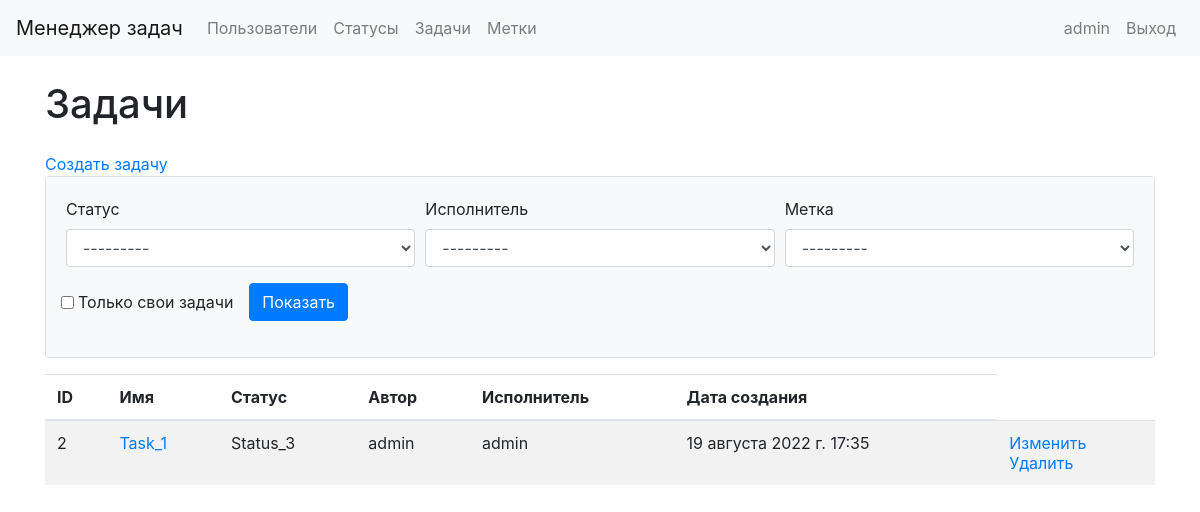
/tasks/ (signed in), run on an earlier commit of the app's database.
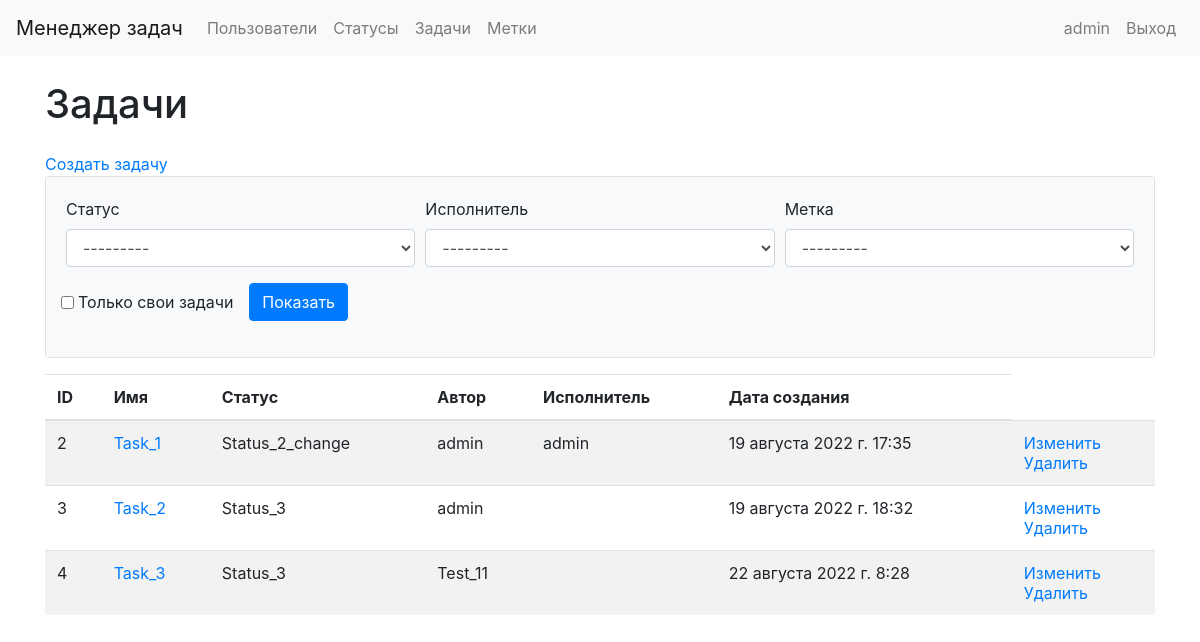
And on a later commit of the database.
### task_manager/models.py (models this page shows)
class Status(models.Model):
    name = models.CharField(max_length=100, unique=True)
    time_create = models.DateTimeField(auto_now_add=True)
    def __str__(self):
        return self.name

class Label(models.Model):
    name = models.CharField(max_length=100, unique=True)
    time_create = models.DateTimeField(auto_now_add=True)
    def __str__(self):
        return self.name

class Task(models.Model):
    author = models.ForeignKey(User, on_delete=models.PROTECT, related_name="author")
    name = models.CharField(max_length=150, unique=True)
    description = models.TextField(max_length=500, blank=True, null=True)
    status = models.ForeignKey(Status, on_delete=models.PROTECT)
    executor = models.ForeignKey(User, on_delete=models.PROTECT, blank=True, null=True, related_name="tasks")
    labels = models.ManyToManyField("Label", through="AttachLabelToTask", blank=True)
    time_create = models.DateTimeField(auto_now_add=True)

### task_manager/views.py (the view)
# urls.py: path('tasks/', views.TaskListWithFilter.as_view(), name='tasks_list'),
class TaskListWithFilter(FilterView):
    template_name = "tasks_list_with_filter.html"
    filterset_class = TaskFilter
    def dispatch(self, request, *args, **kwargs):
        if not request.user.is_authenticated:
            messages.error(request, _("Вы не авторизованы! Пожалуйста, выполните вход."))
            return redirect('user_login')
        return super().dispatch(request, *args, **kwargs)

### task_manager/templates/tasks_list_with_filter.html (shortened to what this page needs)
{% extends "base.html" %}
{% load bootstrap4 %}
{% load i18n %}
{% block content %}
<div class="container wrapper flex-grow-1">
    <h1 class="my-4">{% translate "Задачи" %}</h1>
    <a href="{% url 'tasks_create' %}">{% translate "Создать задачу" %}</a>
    <div class="card mb-3">
        <div class="card-body bg-light">
            <form method="get" class="form-row center">
                <div class="form-group col-md-4">
                    <label for="status">{% translate "Статус" %}</label>
                    <select class="form-control" id="id_status", name="status">
                        {% for value, label in filter.form.status.field.choices %}
                            <option value="{{value}}"
                            >{{label}}</option>
                        {% endfor %}
                    </select>
                </div>
                <div class="form-group col-md-4">
                    <label for="executor">{% translate "Исполнитель" %}</label>
                    <select class="form-control" id="id_executor", name="executor">
                        {% for value, label in filter.form.executor.field.choices %}
                            <option value="{{value}}"
                            >{{label}}</option>
                        {% endfor %}
                    </select>
                </div>
                <div class="form-group col-md-4">
                    <label for="executor" class="center">{% translate "Метка" %}</label>
                    <select class="form-control" id="id_label", name="label">
                        {% for value, label in filter.form.labels.field.choices %}
                            <option value="{{value}}"
                            >{{label}}</option>
                        {% endfor %}
                    </select>
                </div>
                <div class="form-inline">
                <div class="form-group">
                    <div class="mr-3">
                        <div class="form-check">
                            <input type="checkbox" name="self_tasks" class="form-check-input" id="id_self_tasks"  >
                            <label class="form-check-label" for="id_self_tasks">Только свои задачи</label>
                        </div>
                    </div>
                </div>
                <div class="form-group">
                    <input class="btn btn-primary" type="submit" value="Показать">
                </div>
            </div>
            </form>
        </div>
    </div>
    <table class="table table-striped">
        <thead>
            <tr>
                <th>{% translate "ID" %}</th>
                <th>{% translate "Имя" %}</th>
                <th>{% translate "Статус" %}</th>
                <th>{% translate "Автор" %}</th>
                <th>{% translate "Исполнитель" %}</th>
                <th>{% translate "Дата создания" %}</th>
            </tr>
        </thead>
        <tbody>
            {% for t in filter.qs %}
            <tr>
                <td>{{t.id}}</td>
                <td><a href="{% url 'tasks_detail' pk=t.id %}"> {{t.name}} </a></td>
                <td>{{t.status.name}}</td>
                <td>{{t.author.username}}</td>
                <td>{{t.executor.username}}</td>
                <td>{{t.time_create}}</td>
                <td>
                    <a href="{% url 'tasks_update' pk=t.id %}">{% translate "Изменить" %}</a>
                    <br>
                    <a href="{% url 'tasks_delete' pk=t.id %}">{% translate "Удалить" %}</a>
                </td>
            </tr>
            {% endfor %}
        </tbody>
    </table>
</div>
{% endblock %}

### task_manager/templates/base.html (shortened to what this page needs)
{% load i18n %}
{% load bootstrap4 %}
{% bootstrap_css %}
{% block bootstrap4_content %}
    <nav class="navbar navbar-expand-lg navbar-light bg-light">
        <a class="navbar-brand" href="{% url 'home' %}">{% translate "Менеджер задач" %}</a>
        <div class="collapse navbar-collapse" id="navbarSupportedContent">
            <ul class="navbar-nav mr-auto">
                <li class="nav-item">
                    <a class="nav-link" href="{% url 'users_list' %}">{% translate "Пользователи" %}</a>
                </li>
                {% if request.user.is_authenticated %}
                <li class="nav-item">
                    <a class="nav-link" href="{% url 'statuses_list' %}">{% translate "Статусы" %}</a>
                </li>
                <li class="nav-item">
                    <a class="nav-link" href="{% url 'tasks_list' %}">{% translate "Задачи" %}</a>
                </li>
                <li class="nav-item">
                    <a class="nav-link" href="{% url 'labels_list' %}">{% translate "Метки" %}</a>
                </li>
                {% endif %}
            </ul>
            <ul class="navbar-nav">
                {% if request.user.is_authenticated %}
                <li class="nav-item">
                    <a class="nav-link" href="{% url 'users_update' pk=request.user.id %}">{{user.username}}</a>
                </li>
                <li class="nav-item">
                    <a class="nav-link" href="{% url 'user_logout' %}">{% translate "Выход" %}</a>
                </li>
                {% endif %}
            </ul>
        </div>
    </nav>
{% endblock %}
{% block content %}
{% endblock %}

What changed in the data, as far as the page shows it:
changed Task "Task_1": status.name "Status_3" → "Status_2_change"
added Task: id "3", name "Task_2", status.name "Status_3", author.username "admin", time_create "19 августа 2022 г. 18:32"
added Task: id "4", name "Task_3", status.name "Status_3", author.username "Test_11", time_create "22 августа 2022 г. 8:28"
